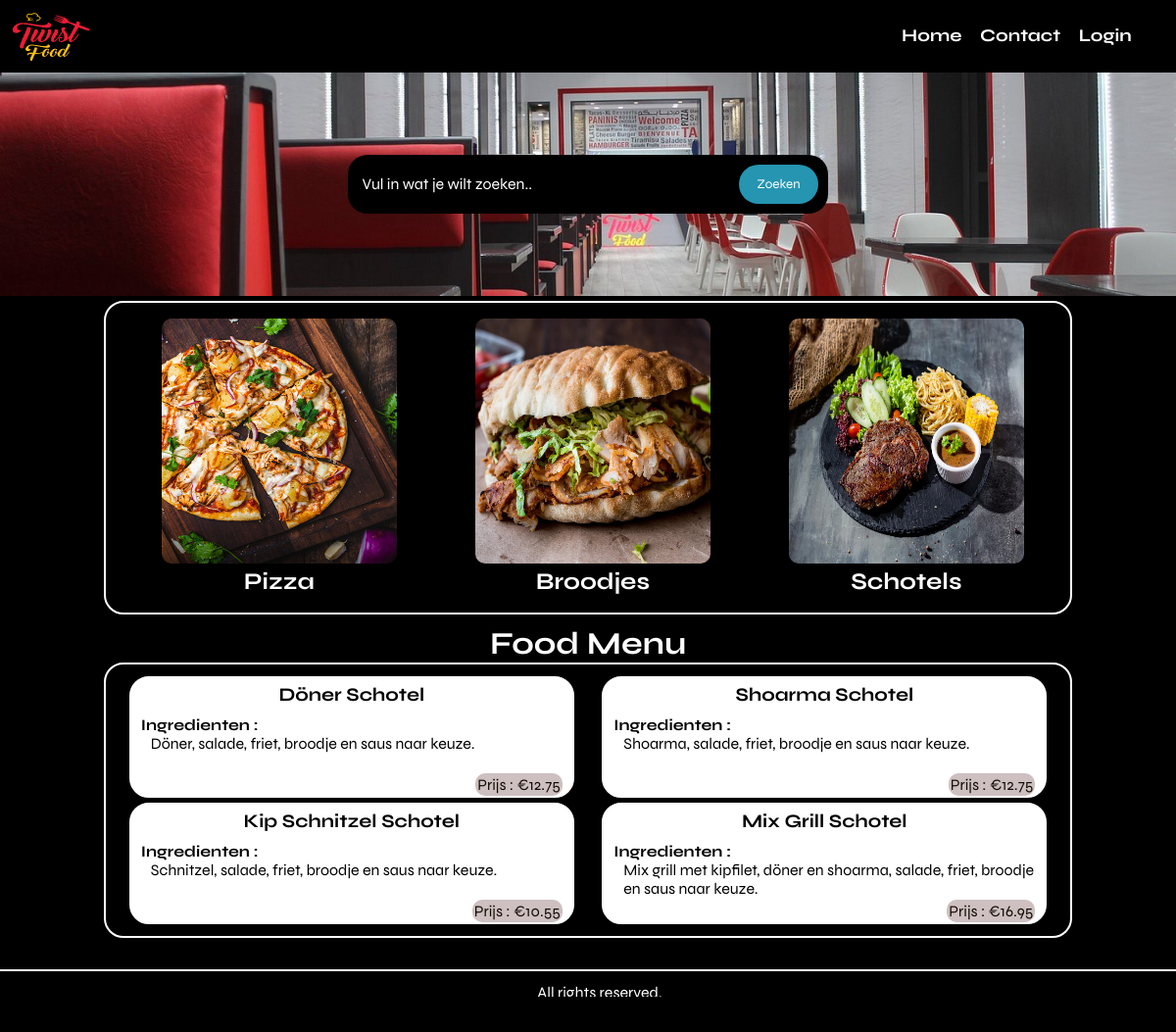
The page /schotels.php on the database its author committed.
### tables this page shows
CREATE TABLE `food` (
  `id` int(50) NOT NULL,
  `soort` varchar(50) NOT NULL,
  `naam` varchar(50) NOT NULL,
  `ingredienten` varchar(500) NOT NULL,
  `dieet` varchar(50) NOT NULL,
  `prijs` float NOT NULL
);

### schotels.php (the view, shortened to what this page needs)
<?php
    require_once 'connectDB.php';
?>
<!DOCTYPE html>
<html lang="en">
<head>
    <link rel="stylesheet" href="css/style.css">
</head>
<body>
<div class="container">
        <div class="logo">
            <img src="images/1598562279236_Twist-Food_Logo-1.png"
                alt="Restaurant Logo" class="logo">
        </div>
        <ul>
            <li>
                <a href="index.php">Home</a>
            </li>
            <li>
                <a href="contact.php">Contact</a>
            </li>
            <li>
                <a href="inlog.php">Login</a>
            </li>
        </ul>
    </div>
    <section class="food-search text-center">
        <div class="container1">
        <form action="search.php" method="POST">
                <input type="search" name="search" placeholder="Vul in wat je wilt zoeken.." required>
                <input type="submit" name="submit" value="Zoeken" class="searchbtn ">
            </form>
        </div>
    </section>
    <section class="categories">
        <div class="container2">
            <a href="pizza.php">
                <div class="box-3 ">
                    <img src="images/pizza.jpg" alt="Pizza" class="img-responsive img-curve">
                    <h3 class="text-black">Pizza</h3>
                </div>
            </a>
            <a href="broodjes.php">
                <div class="box-3 ">
                <img src="images/doner-kebab-3-1080x960.jpg" alt="Broodje" class="img-responsive img-curve">
                    <h3 class="text-black">Broodjes</h3>
                </div>
            </a>
            <a href="schotels.php">
                <div class="box-3 ">
                <img src="images/ribeye-steak-met-chilisaus-salade-noedels-mais-in-een-schotel-bovenaanzicht-op-donkere-achtergrond_689047-1919.avif" alt="Schotels" class="img-responsive img-curve">
                    <h3 class="text-black ">Schotels</h3>
                </div>
            </a>
        </div>
    </section>
    <section class="food-menu">
        <h2 class="text-center">Food Menu</h2>
        <div class="container3">
            <?php
                $query  = "SELECT * FROM food where soort = 'schotels'";
                $result = $pdo->query($query);
                while ($row = $result->fetch(PDO::FETCH_ASSOC)) {
                    echo "<div class='food-menu-box'>";
                    echo "<h4>" . htmlspecialchars($row['naam']) . "</h4>";
                    echo "<h5>Ingredienten : </h5>";
                    echo "<p class='ingredienten'>" . htmlspecialchars($row['ingredienten']) . "</p>";
                    echo "<p class='prijs' >Prijs : " . '€' . htmlspecialchars($row['prijs']);
                    echo "</div>";
                }
            ?>
        </div>
    </section>
    <footer>
        <div class="container4">
            <p>All rights reserved. <br>  Made By Sami Benouari</p>
        </div>
    </footer>
</body>
</html>

### css/style.css (style rules this page uses)
* { margin: 0 0; font-family: "Syne", sans-serif; }
html { height: 100%; box-sizing: border-box; }
body { position: relative; min-height: 100%; padding-bottom: 6rem; box-sizing: inherit; background-color: black; }
.container { width: 100%; margin: 0 auto; padding: 1%; display: flex; justify-content: space-between; align-items: center; background-color: black; height: 50px; }
.logo { width: 80px; height: 100%; }
ul { width: 30%; text-align: right; list-style-type: none; line-height: 15px; margin-right: 50px; font-weight: bold; font-size: large; }
ul li { display: inline; padding: 2%; }
.img-responsive { width: 250px; height: 250px; }
.img-curve { border-radius: 10px; }
.text-center { text-align: center; }
.container1 { width: 40%; margin-left: auto; margin-right: auto; padding: 5px; display: flex; justify-content: space-between; align-items: center; border-radius: 20px; background-color: black; }
form { width: 100%; height: 40px; margin: 0 auto; padding: 1%; display: flex; justify-content: flex-end; align-items: center; border-radius: 20px; }
.food-search { background-size: cover; background-repeat: no-repeat; background-position: center; padding: 7% 0; background-image: url("../images/espace-agreable-2.jpg"); }
.food-search input[type="search"] { width: 100%; height: 50px; padding: 1%; font-size: 1rem; border: none; border-radius: 5px; background-color: black; color: white; margin-right: 5px; }
::placeholder { color: white; text-align: left; }
.searchbtn { background-color: rgb(37, 149, 177); height: 40px; width: 100px; color: white; cursor: pointer; border-radius: 40px; margin-left: 10px; border: none; }
.container2 { width: 70%; margin: 0 auto; height: 35%; padding: 1%; display: flex; justify-content: space-around; align-items: center; border: 2px solid white; border-radius: 20px; background-color: black; }
.categories { padding: 0; margin-top: 5px; }
.box-3 { width: 15rem; margin: 2%; text-align: center; }
a { color: white; text-decoration: none; }
h2 { color: white; font-size: 2rem; }
h3 { font-size: 1.5rem; color: white; }
.container3 { width: 80%; padding: 1%; border: 2px solid white; gap: 5px; display: flex; justify-content: space-between; border-radius: 20px; color: white; background-color: black; flex-wrap: wrap; margin-left: auto; margin-right: auto; }
.food-menu-box { width: 450px; height: 120px; background-color: white; border: 2px solid white; text-align: center; border-radius: 20px; color: black; position: relative; }
h4 { color: black; font-size: 1.2rem; margin-top: 5px; font-weight: bold; }
h5 { font-size: 1rem; text-align: left; padding-left: 10px; margin-top: 10px; }
.ingredienten { margin-top: 0; padding-left: 20px; text-align: left; }
.prijs { text-align: right; padding-right: 10px; color: rgb(19, 13, 4); position: absolute; right: 0; bottom: 0; background-color: rgb(206, 192, 192); border-radius: 10px; padding: 2px; margin-right: 10px; }
.container4 { background-color: black; color: white; text-align: center; padding: 1%; width: 100%; position: absolute; bottom: 0; border-top: white 2px solid; }
@media screen and (max-width: 1320px) and (min-width: 768px) { .container2 { width: 80%; margin-left: auto; margin-right: auto; height: auto; padding: 1%; display: flex; border-radius: 20px; margin-bottom: 10px; justify-content: space-around; } }
@media screen and (max-width: 1320px) and (min-width: 768px) { .img-responsive { max-width: 100%; max-height: 100%; } }
@media screen and (max-width: 1320px) and (min-width: 768px) { .food-menu-box { width: 450px; height: 120px; background-color: white; border: 2px solid white; text-align: center; border-radius: 20px; color: black; margin-right: auto; margin-left: auto; } }

### rows shown on the page
food: naam "Döner Schotel", ingredienten "Döner, salade, friet, broodje en saus naar keuze.", prijs "12.75"
food: naam "Shoarma Schotel", ingredienten "Shoarma, salade, friet, broodje en saus naar keuze.", prijs "12.75"
food: naam "Kip Schnitzel Schotel", ingredienten "Schnitzel, salade, friet, broodje en saus naar keuze.", prijs "10.55"
food: naam "Mix Grill Schotel", ingredienten "Mix grill met kipfilet, döner en shoarma, salade, friet, broodje en saus naar keuze.", prijs "16.95"
